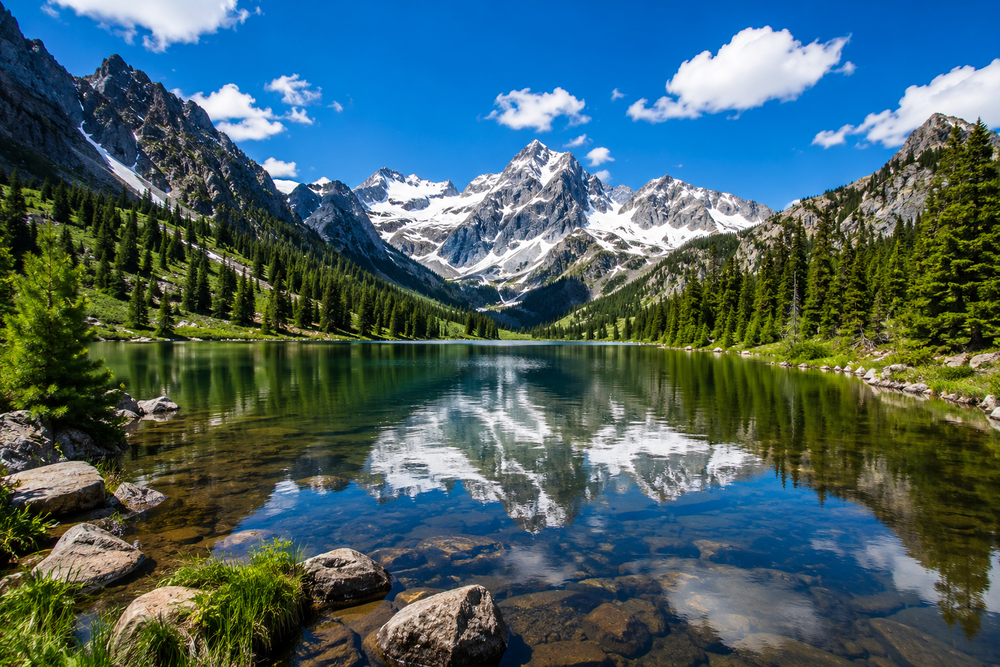
#> input picture mountains.png, 1000 x 667 px, shrunk from 1536 x 1024 before the run
$ jupyter execute exp5dipt.ipynb
#> lines starting #> are read from the running program, lines starting #| are printed output that depends on the picture
[cell 1]
import cv2
import matplotlib.pyplot as plt
import numpy as np

[cell 2]
image1=cv2.imread("mountains.png")
#> image1 is the input picture: shape (667, 1000, 3); mean B, G, R 100.7, 97, 69.8
image2=cv2.cvtColor(image1,cv2.COLOR_BGR2RGB)
kernel=np.ones((11,11),np.float32)/169
image3=cv2.filter2D(image2,-1,kernel)
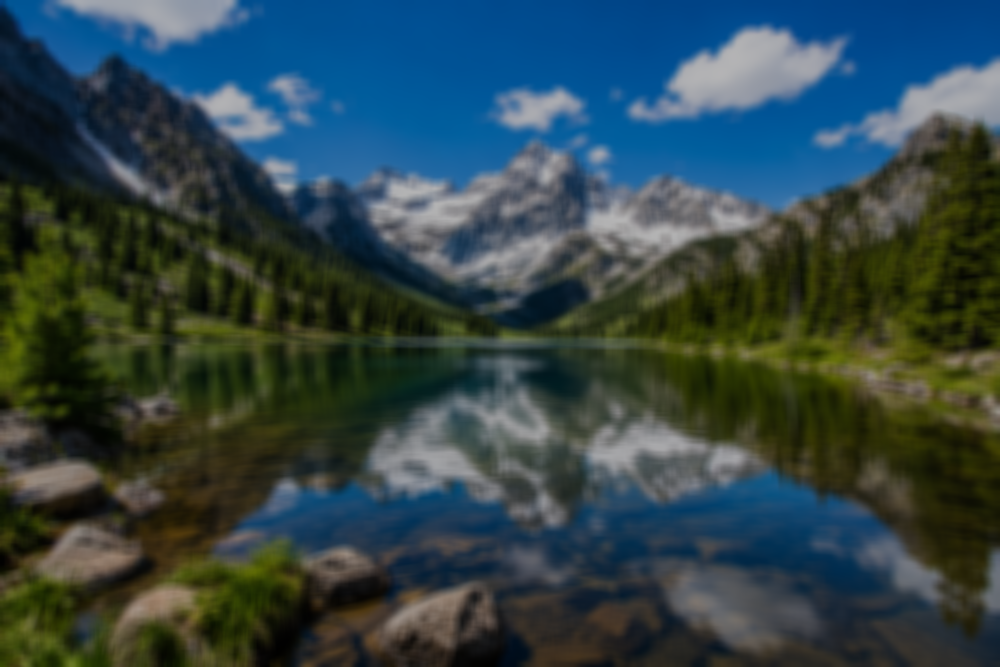
#> image3: shape (667, 1000, 3); mean R, G, B 49.9, 69.4, 72.1

[cell 3]
plt.figure(figsize=(9,9))
plt.subplot(1,2,1)
plt.imshow(image2)
plt.title("Original Image")
plt.axis("off")
plt.subplot(1,2,2)
plt.imshow(image3)
plt.title("Average Filter Image")
plt.axis("off")
plt.show()
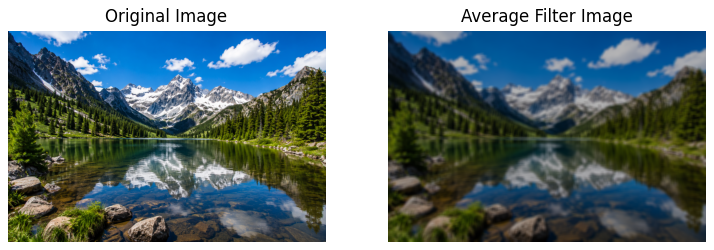
#> figure drawn by matplotlib, 2 panels
